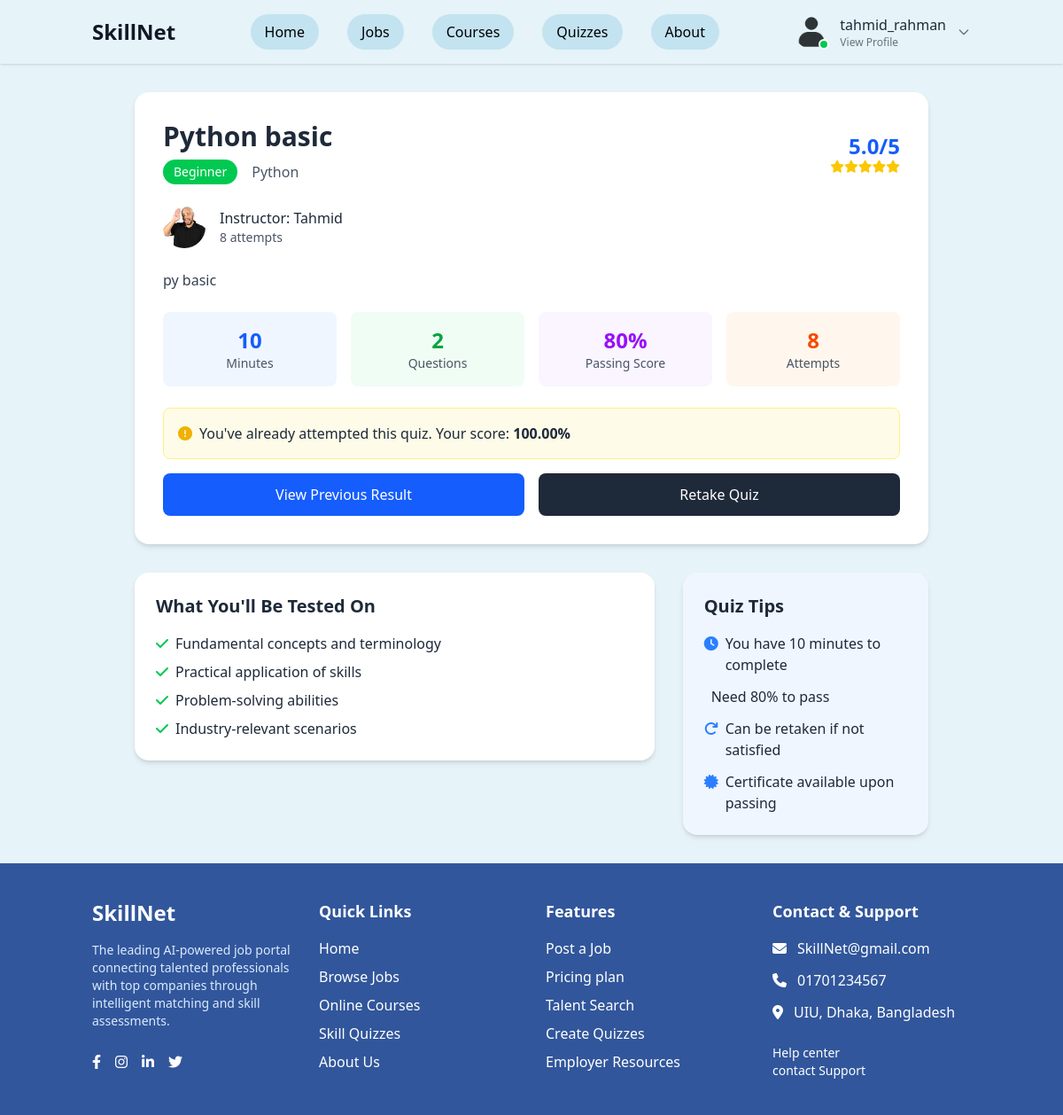
Page /quizzes/1/ (signed in) on the earlier database version.
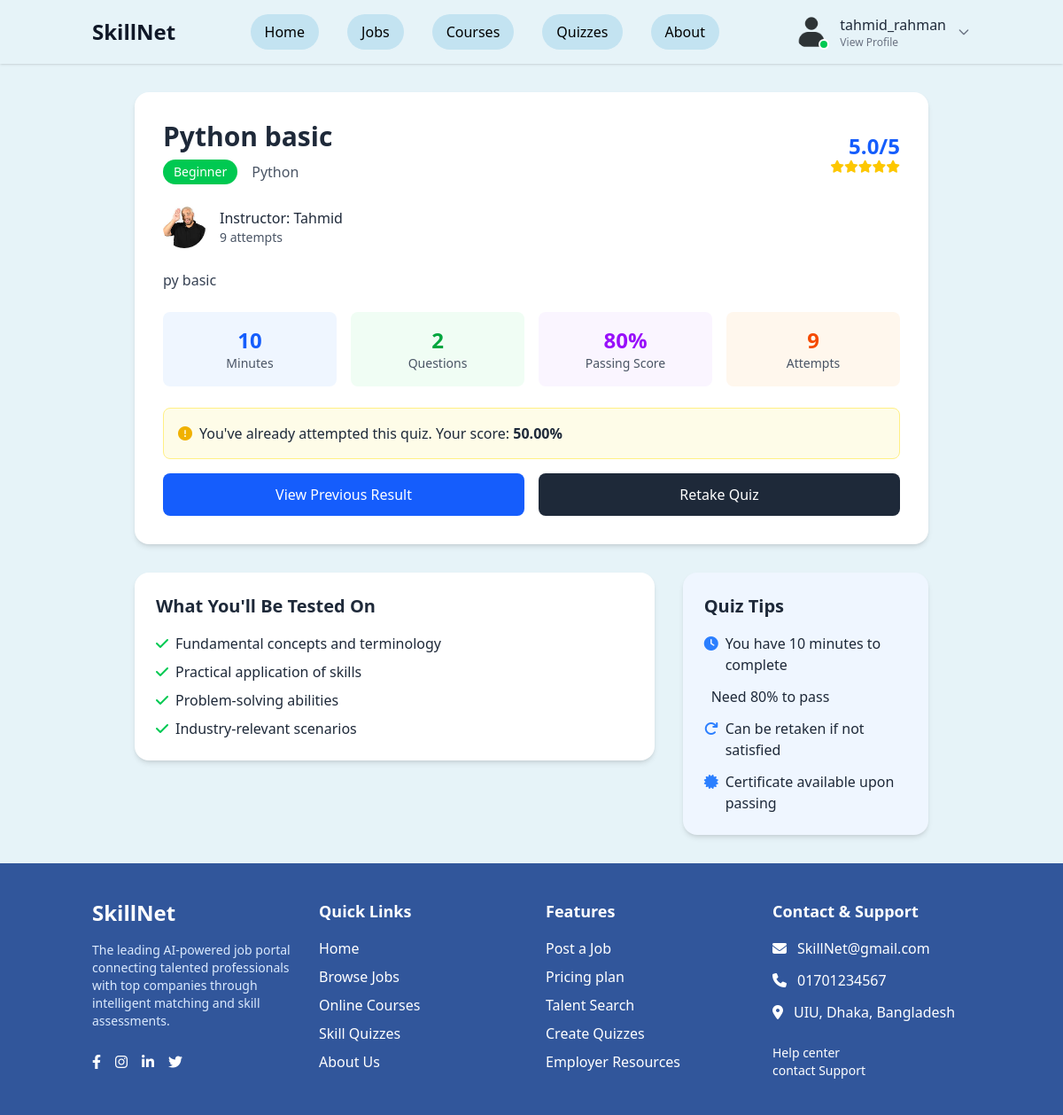
Same page on the later database version.
### app/models.py (models this page shows, shortened)
class Quiz(models.Model):
    DIFFICULTY_LEVELS = [
        ('beginner', 'Beginner'),
        ('intermediate', 'Intermediate'),
        ('advanced', 'Advanced'),
    ]
    title = models.CharField(max_length=200)
    category = models.ForeignKey(QuizCategory, on_delete=models.CASCADE)
    instructor = models.CharField(max_length=100, default='Saharier')
    instructor_photo = models.ImageField(upload_to='instructor_photos/', blank=True, null=True)
    description = models.TextField(blank=True)
    difficulty = models.CharField(max_length=20, choices=DIFFICULTY_LEVELS, default='beginner')
    duration_minutes = models.IntegerField(default=30)
    total_questions = models.IntegerField(default=10)
    passing_score = models.IntegerField(default=70)
    rating = models.DecimalField(max_digits=3, decimal_places=1, default=5.0)
    rating_count = models.IntegerField(default=0)
    attempts_count = models.IntegerField(default=0)
    is_active = models.BooleanField(default=True)
    created_date = models.DateTimeField(auto_now_add=True)
    def get_difficulty_badge_class(self):
        if self.difficulty == 'beginner':
            return 'bg-green-500 text-white'
        elif self.difficulty == 'intermediate':
            return 'bg-yellow-500 text-white'
        else:
            return 'bg-red-500 text-white'
    def get_star_rating(self):
        filled_stars = int(self.rating)
        empty_stars = 5 - filled_stars
        return filled_stars, empty_stars

class QuizAttempt(models.Model):
    user = models.ForeignKey(User, on_delete=models.CASCADE)
    quiz = models.ForeignKey(Quiz, on_delete=models.CASCADE)
    started_at = models.DateTimeField(auto_now_add=True)
    completed_at = models.DateTimeField(null=True, blank=True)
    score = models.DecimalField(max_digits=5, decimal_places=2, default=0)
    passed = models.BooleanField(default=False)
    class Meta:
        unique_together = ['user', 'quiz']

class QuizCategory(models.Model):
    name = models.CharField(max_length=100)
    description = models.TextField(blank=True)

### app/views.py (the view)
# urls.py: path('quizzes/<int:quiz_id>/', views.quiz_detail, name='quiz_detail'),
def quiz_detail(request, quiz_id):
    quiz = get_object_or_404(Quiz, id=quiz_id, is_active=True)
    questions = quiz.questions.all().prefetch_related('choices')
    previous_attempt = None
    if request.user.is_authenticated:
        previous_attempt = QuizAttempt.objects.filter(
            user=request.user,
            quiz=quiz
        ).first()
    context = {
        'quiz': quiz,
        'questions': questions,
        'previous_attempt': previous_attempt,
    }
    return render(request, 'quizzes/quiz_detail.html', context)

### static/templates/quizzes/quiz_detail.html (shortened to what the changed rows need)
{% extends 'base.html' %}
{% load static %}
{% block content %}
<section class="py-8 px-4">
    <div class="container mx-auto max-w-4xl">
        <div class="bg-white rounded-2xl shadow-md p-8 mb-8">
            <div class="flex flex-col md:flex-row justify-between items-start md:items-center mb-6">
                <div>
                    <h1 class="text-3xl font-bold mb-2">{{ quiz.title }}</h1>
                    <div class="flex items-center space-x-4">
                        <span class="px-3 py-1 {{ quiz.get_difficulty_badge_class }} text-sm rounded-full">
                            {{ quiz.get_difficulty_display }}
                        </span>
                        <span class="text-gray-600">{{ quiz.category.name }}</span>
                    </div>
                </div>
                <div class="mt-4 md:mt-0 text-right">
                    <div class="text-2xl font-bold text-blue-600">{{ quiz.rating }}/5</div>
                    <div class="flex items-center justify-end">
                        {% with filled_stars=quiz.get_star_rating.0 empty_stars=quiz.get_star_rating.1 %}
                            {% for i in "12345" %}
                                {% if forloop.counter <= filled_stars %}
                                    <i class="fas fa-star text-yellow-400 text-sm"></i>
                                {% else %}
                                    <i class="fas fa-star text-gray-300 text-sm"></i>
                                {% endif %}
                            {% endfor %}
                        {% endwith %}
                    </div>
                </div>
            </div>
            <div class="flex items-center mb-6">
                <img src="{% if quiz.instructor_photo %}{{ quiz.instructor_photo.url }}{% else %}https://via.placeholder.com/50x50?text={{ quiz.instructor|slice:':1' }}{% endif %}"
                     alt="{{ quiz.instructor }}"
                     class="rounded-full w-12 h-12 object-cover mr-4" />
                <div>
                    <p class="font-medium">Instructor: {{ quiz.instructor }}</p>
                    <p class="text-sm text-gray-600">{{ quiz.attempts_count }} attempts</p>
                </div>
            </div>
            <p class="text-gray-700 mb-6">{{ quiz.description }}</p>
            <div class="grid grid-cols-2 md:grid-cols-4 gap-4 mb-6">
                <div class="text-center p-4 bg-blue-50 rounded-lg">
                    <div class="text-2xl font-bold text-blue-600">{{ quiz.duration_minutes }}</div>
                    <div class="text-sm text-gray-600">Minutes</div>
                </div>
                <div class="text-center p-4 bg-green-50 rounded-lg">
                    <div class="text-2xl font-bold text-green-600">{{ quiz.total_questions }}</div>
                    <div class="text-sm text-gray-600">Questions</div>
                </div>
                <div class="text-center p-4 bg-purple-50 rounded-lg">
                    <div class="text-2xl font-bold text-purple-600">{{ quiz.passing_score }}%</div>
                    <div class="text-sm text-gray-600">Passing Score</div>
                </div>
                <div class="text-center p-4 bg-orange-50 rounded-lg">
                    <div class="text-2xl font-bold text-orange-600">{{ quiz.attempts_count }}</div>
                    <div class="text-sm text-gray-600">Attempts</div>
                </div>
            </div>
            {% if user.is_authenticated %}
                {% if previous_attempt %}
                    <div class="bg-yellow-50 border border-yellow-200 rounded-lg p-4 mb-4">
                        <div class="flex items-center">
                            <i class="fas fa-exclamation-circle text-yellow-500 mr-2"></i>
                            <span>You've already attempted this quiz. Your score: <strong>{{ previous_attempt.score }}%</strong></span>
                        </div>
                    </div>
                    <div class="flex space-x-4">
                        <a href="{% url 'app:quiz_result' previous_attempt.id %}"
                           class="flex-1 bg-blue-600 text-white py-3 rounded-lg hover:bg-blue-700 transition text-center font-medium">
                            View Previous Result
                        </a>
                        <a href="{% url 'app:start_quiz' quiz.id %}"
                           class="flex-1 bg-gray-800 text-white py-3 rounded-lg hover:bg-gray-700 transition text-center font-medium">
                            Retake Quiz
                        </a>
                    </div>
                {% else %}
                    <a href="{% url 'app:start_quiz' quiz.id %}"
                       class="w-full bg-gray-800 text-white py-3 rounded-lg hover:bg-gray-700 transition text-center font-medium block">
                        Start Quiz Now
                    </a>
                {% endif %}
            {% else %}
                <a href="{% url 'app:login' %}?next={% url 'app:quiz_detail' quiz.id %}"
                   class="w-full bg-gray-800 text-white py-3 rounded-lg hover:bg-gray-700 transition text-center font-medium block">
                    Login to Start Quiz
                </a>
            {% endif %}
        </div>
        <div class="grid grid-cols-1 md:grid-cols-3 gap-8">
            <div class="md:col-span-2">
                <div class="bg-white rounded-2xl shadow-md p-6">
                    <h2 class="text-xl font-bold mb-4">What You'll Be Tested On</h2>
                </div>
            </div>
            <div class="bg-blue-50 rounded-2xl shadow-md p-6">
                <h2 class="text-xl font-bold mb-4">Quiz Tips</h2>
                <ul class="space-y-3">
                    <li class="flex items-start">
                        <i class="fas fa-clock text-blue-500 mt-1 mr-2"></i>
                        <span>You have {{ quiz.duration_minutes }} minutes to complete</span>
                    </li>
                    <li class="flex items-start">
                        <span>Need {{ quiz.passing_score }}% to pass</span>
                    </li>
                </ul>
            </div>
        </div>
    </div>
</section>
{% endblock %}

Differences in the rows shown:
removed QuizAttempt: score "100.00"
changed Quiz "Python basic": attempts_count "8" → "9"
added QuizAttempt: score "50.00"
